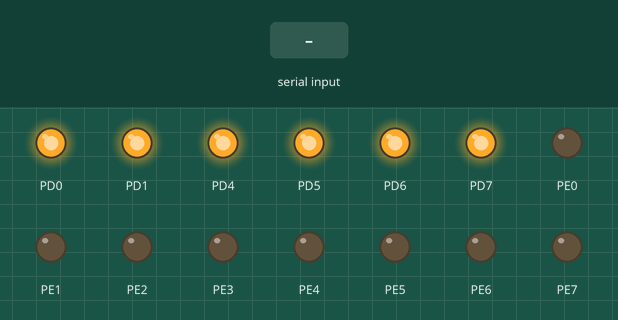
A program run on a simulated ATmega128, built with avr-gcc and emulated at 16 MHz. Parts: output pins drawn as LEDs (lit = HIGH). The inputs (shaded band) are chosen by the test bench. Pins used as bus, display or sensor lines are not drawn; what the program prints to the serial monitor is not drawn.

Above: at 1.2 s.
1.3 s: "90,45\n" received over Serial
2.8 s: "1\n" received over Serial
4.3 s: "B90\n" received over Serial
Timing chart, 0 to 7.3 s (numbered marks = the images above; inputs shaded):
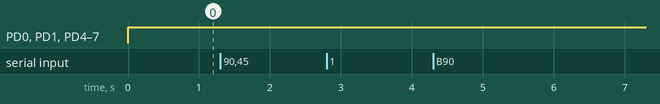

Measured:
- after the input at 1.3 s, every drawn part: stays the same
- after the input at 2.8 s, every drawn part: stays the same
- after the input at 4.3 s, every drawn part: stays the same

The program:

main.c
```c
#include <avr/io.h>
#include <util/delay.h>
#include <avr/interrupt.h>
#include <string.h>
#include <stdlib.h>
#include <stdio.h>

#define LED_DDR DDRE
#define LED_PORT PORTE

#define BUZZ_DDR DDRD
#define BUZZ_PORT PORTD

#define BAUD_RATE 51
volatile unsigned char rxData;

char command[3];
int count;

void USART_Init() {
	UBRR1H = (unsigned char) BAUD_RATE >> 8;	// - 전송 속도 설정
	UBRR1L = (unsigned char) BAUD_RATE;

	UCSR1B = (1<<RXCIE1) | (1<<TXEN1) | (1<<RXEN1);		// - 수신, 송신, 수신인터럽트 기능 설정
	UCSR1C = (1<<UCSZ11) | (1<<UCSZ10);					// - No Parity, 1 Stop Bit, 8 bit Data
}


void USART_Transmitter(unsigned char txData) {
	while(!(UCSR1A & (1 << UDRE1)));	// - 송신 버퍼가 빌 때까지 대기
	UDR1 = txData;						// - 버퍼에 데이터를 채우기
}

void buzzCommand(char str[]) {
	if (str[1] - '0' == 1) {
		BUZZ_PORT = 0x00;
		} else if (str[1] - '0' == 0) {
		BUZZ_PORT = 0xff;
	}
}

void ledCommand(char str[]) {
	int one = str[1] - '0';
	int two = str[2] - '0';
	if (two == 1) {
		LED_PORT |= 1 << one;
		} else if (two == 0) {
		LED_PORT &= ~(1<<one);
	}
}


ISR(USART1_RX_vect) {
	// - 수신 버퍼에서 읽어 온 데이터를 다시 송신
	if (UCSR1A & (1<<RXC1)) {
		rxData = UDR1;
		USART_Transmitter(rxData);
		if (rxData == '\n')
		{
			return;
		}

		command[count] = rxData;


		if (count == 1 && command[0] == 'B') {
			buzzCommand(command);
			count = 0;
			return;
		}

		if (count == 2 && command[0] == 'L') {
			ledCommand(command);
			count = 0;
			return;
		}

		if (count == 2 && command[0] != 'L') {
			count = 0;
			return;
		}
		count++;
	}
}

int main() {

	LED_DDR = 0xff;
	LED_PORT = 0x00;

	BUZZ_DDR = 0xff;
	BUZZ_PORT = 0xff;

	USART_Init();
	sei();
	USART_Transmitter('S');

	count = 0;
	while (1) {
		;
	}
	return 0;
}
```
